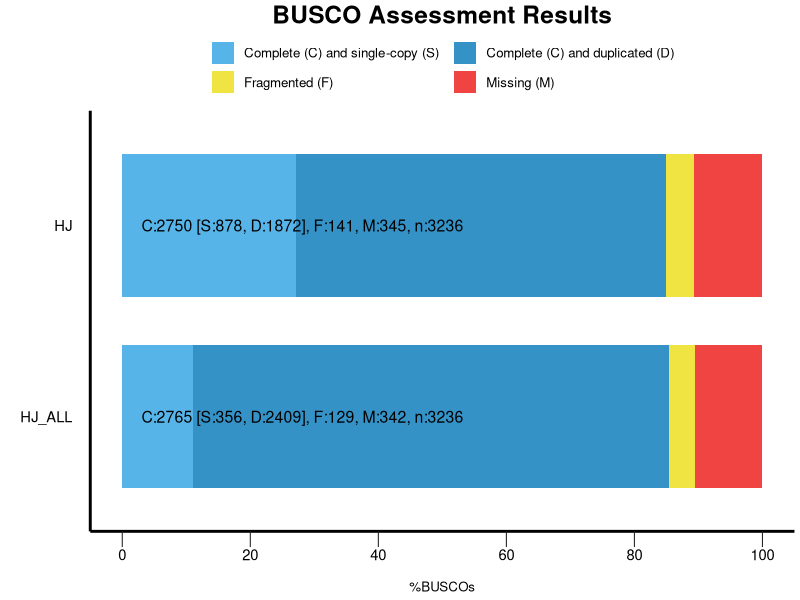

This figure's R source:
#####################################################################
#        BUSCO summary figure
#        @version 4.0.0
#        @since BUSCO 2.0.0
#        Copyright (c) 2016-2022, Evgeny Zdobnov (ez@ezlab.org)
#        Licensed under the MIT license. See LICENSE.md file.
#
##########################################################################

# Load the required libraries
library(ggplot2)
library("grid")

# !!! CONFIGURE YOUR PLOT HERE !!!
# Output
my_output <- paste("../03.Progress/02.Pacbio/","busco_figure.pdf",sep="/")
my_width <- 20
my_height <- 15
my_unit <- "cm"

# Colors
my_colors <- c("#56B4E9", "#3492C7", "#F0E442", "#F04442")
# Bar height ratio
my_bar_height <- 0.75

# Legend
my_title <- "BUSCO Assessment Results"

# Font
my_family <- "sans"
my_size_ratio <- 1

# !!! SEE YOUR DATA HERE !!!
# Your data as generated by python, remove or add more
my_species <- c('HJ', 'HJ', 'HJ', 'HJ', 'HJ_ALL', 'HJ_ALL', 'HJ_ALL', 'HJ_ALL')
my_species <- factor(my_species)
my_species <- factor(my_species,levels(my_species)[c(length(levels(my_species)):1)]) # reorder your species here just by changing the values in the vector :
my_percentage <- c(27.1, 57.8, 4.4, 10.7, 11.0, 74.4, 4.0, 10.6)
my_values <- c(878, 1872, 141, 345, 356, 2409, 129, 342)

######################################
######################################
######################################
# Code to produce the graph
labsize = 1
if (length(levels(my_species)) > 10){
  labsize = 0.66
}
print("Plotting the figure ...")
category <- c(rep(c("S","D","F","M"),c(1)))
category <-factor(category)
category = factor(category,levels(category)[c(4,1,2,3)])
df = data.frame(my_species,my_percentage,my_values,category)

figure <- ggplot() +

  geom_bar(aes(y = my_percentage, x = my_species, fill = category), position = position_stack(reverse = TRUE), data = df, stat="identity", width=my_bar_height) +
  coord_flip() +
  theme_gray(base_size = 8) +
  scale_y_continuous(labels = c("0","20","40","60","80","100"), breaks = c(0,20,40,60,80,100)) +
  scale_fill_manual(values = my_colors,labels =c(" Complete (C) and single-copy (S)  ",
                                                 " Complete (C) and duplicated (D)",
                                                 " Fragmented (F)  ",
                                                 " Missing (M)")) +
  ggtitle(my_title) +
  xlab("") +
  ylab("\n%BUSCOs") +

  theme(plot.title = element_text(family=my_family, hjust=0.5, colour = "black", size = rel(2.2)*my_size_ratio, face = "bold")) +
  theme(legend.position="top",legend.title = element_blank()) +
  theme(legend.text = element_text(family=my_family, size = rel(1.2)*my_size_ratio)) +
  theme(panel.background = element_rect(color="#FFFFFF", fill="white")) +
  theme(panel.grid.minor = element_blank()) +
  theme(panel.grid.major = element_blank()) +
  theme(axis.text.y = element_text(family=my_family, colour = "black", size = rel(1.66)*my_size_ratio)) +
  theme(axis.text.x = element_text(family=my_family, colour = "black", size = rel(1.66)*my_size_ratio)) +
  theme(axis.line = element_line(size=1*my_size_ratio, colour = "black")) +
  theme(axis.ticks.length = unit(.85, "cm")) +
  theme(axis.ticks.y = element_line(colour="white", size = 0)) +
  theme(axis.ticks.x = element_line(colour="#222222")) +
  theme(axis.ticks.length = unit(0.4, "cm")) +
  theme(axis.title.x = element_text(family=my_family, size=rel(1.2)*my_size_ratio)) +

  guides(fill = guide_legend(override.aes = list(colour = NULL))) +
  guides(fill=guide_legend(nrow=2,byrow=TRUE))

for(i in rev(c(1:length(levels(my_species))))){
  detailed_values <- my_values[my_species==my_species[my_species==levels(my_species)[i]]]
  total_buscos <- sum(detailed_values)
  figure <- figure +
    annotate("text", label=paste("C:", detailed_values[1] + detailed_values[2], " [S:", detailed_values[1], ", D:", detailed_values[2], "], F:", detailed_values[3], ", M:", detailed_values[4], ", n:", total_buscos, sep=""),
             y=3, x = i, size = labsize*4*my_size_ratio, colour = "black", hjust=0, family=my_family)
}

ggsave(figure, file=my_output, width = my_width, height = my_height, unit = my_unit)
print("Done")
